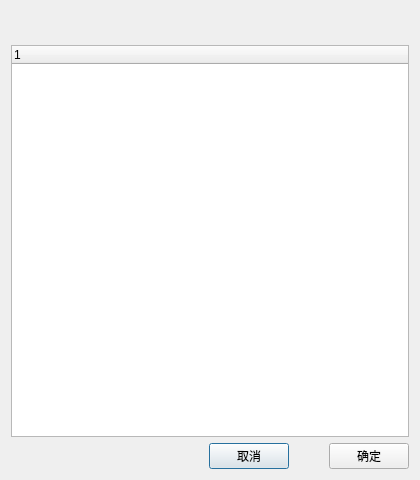
<?xml version="1.0" encoding="UTF-8"?>
<ui version="4.0">
 <class>dlg_dev_tree</class>
 <widget class="QDialog" name="dlg_dev_tree">
  <property name="geometry">
   <rect>
    <x>0</x>
    <y>0</y>
    <width>420</width>
    <height>480</height>
   </rect>
  </property>
  <property name="windowTitle">
   <string>Dialog</string>
  </property>
  <layout class="QVBoxLayout" name="verticalLayout">
   <item>
    <widget class="QLabel" name="lab_tooltip">
     <property name="text">
      <string>&lt;html&gt;&lt;head/&gt;&lt;body&gt;&lt;p&gt;&lt;br/&gt;&lt;/p&gt;&lt;/body&gt;&lt;/html&gt;</string>
     </property>
    </widget>
   </item>
   <item>
    <widget class="QTreeWidget" name="treeWidget_dev">
     <property name="columnCount">
      <number>1</number>
     </property>
     <column>
      <property name="text">
       <string notr="true">1</string>
      </property>
     </column>
    </widget>
   </item>
   <item>
    <layout class="QHBoxLayout" name="horizontalLayout">
     <property name="spacing">
      <number>0</number>
     </property>
     <item>
      <spacer name="horizontalSpacer">
       <property name="orientation">
        <enum>Qt::Horizontal</enum>
       </property>
       <property name="sizeHint" stdset="0">
        <size>
         <width>40</width>
         <height>20</height>
        </size>
       </property>
      </spacer>
     </item>
     <item>
      <widget class="QPushButton" name="btn_cancel">
       <property name="minimumSize">
        <size>
         <width>75</width>
         <height>0</height>
        </size>
       </property>
       <property name="text">
        <string>取消</string>
       </property>
      </widget>
     </item>
     <item>
      <spacer name="horizontalSpacer_2">
       <property name="orientation">
        <enum>Qt::Horizontal</enum>
       </property>
       <property name="sizeType">
        <enum>QSizePolicy::Fixed</enum>
       </property>
       <property name="sizeHint" stdset="0">
        <size>
         <width>40</width>
         <height>20</height>
        </size>
       </property>
      </spacer>
     </item>
     <item>
      <widget class="QPushButton" name="btn_ok">
       <property name="minimumSize">
        <size>
         <width>75</width>
         <height>0</height>
        </size>
       </property>
       <property name="text">
        <string>确定</string>
       </property>
      </widget>
     </item>
    </layout>
   </item>
  </layout>
 </widget>
 <resources/>
 <connections/>
</ui>
